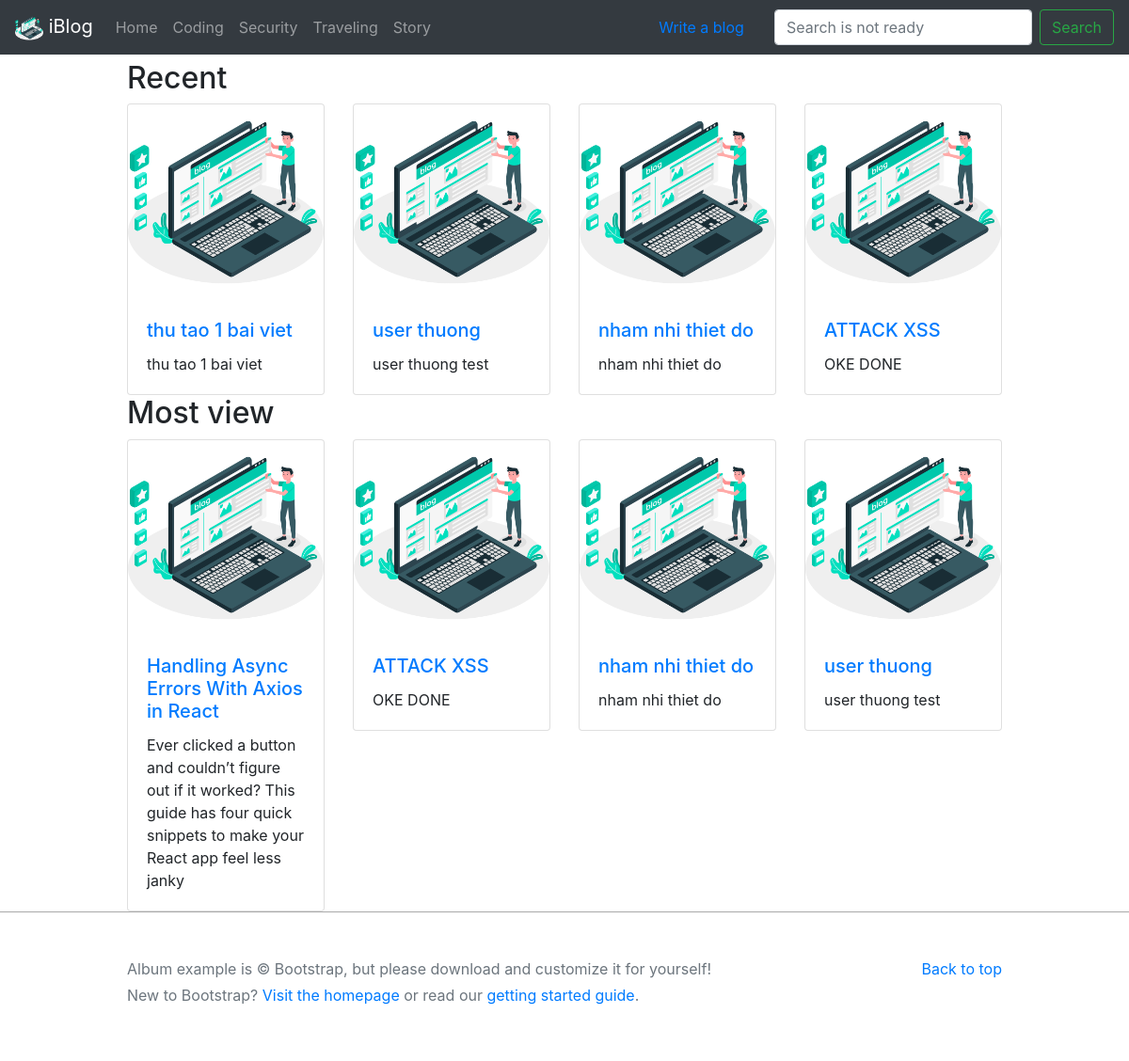
The page / on the database its author committed.
### tables this page shows
CREATE TABLE `tbl_categories` (
  `id` int NOT NULL AUTO_INCREMENT,
  `name` varchar(45) NOT NULL,
  `slug` varchar(45) NOT NULL,
  `create_at` varchar(45) NOT NULL,
  PRIMARY KEY (`id`)
);

CREATE TABLE `tbl_posts` (
  `id` int NOT NULL AUTO_INCREMENT,
  `id_author` int NOT NULL,
  `id_category` int DEFAULT NULL,
  `title` varchar(255) NOT NULL,
  `slug` varchar(255) NOT NULL,
  `brief` varchar(255) DEFAULT NULL,
  `views` int DEFAULT NULL,
  `img` varchar(255) DEFAULT NULL,
  `content` text,
  `create_at` varchar(45) NOT NULL,
  `update_at` varchar(45) DEFAULT NULL,
  `delete_at` varchar(45) DEFAULT NULL,
  PRIMARY KEY (`id`,`slug`),
  UNIQUE KEY `id_UNIQUE` (`id`),
  UNIQUE KEY `slug_UNIQUE` (`slug`),
  KEY `fk_category_id_idx` (`id_category`),
  KEY `fk_author_id_idx` (`id_author`),
  CONSTRAINT `fk_author_id` FOREIGN KEY (`id_author`) REFERENCES `tbl_users` (`id`),
  CONSTRAINT `fk_category_id` FOREIGN KEY (`id_category`) REFERENCES `tbl_categories` (`id`)
);

### controllers/BaseController.php (called while the page is built, shortened)
<?php
class BaseController
{
    public function callModel($model)
    {
        return new $model;
    }
    public function callView($view, $data = [])
    {
        require_once "./views/layouts/" . $view . ".php";
    }
    public function callController($controller)
    {
        return new $controller;
    }
}

### controllers/HomeController.php (called while the page is built)
<?php
class HomeController extends BaseController
{
    public function show()
    {
        $PostModel = $this->callModel("PostModel");
        $recents = $PostModel->listRecents();
        $mostviews = $PostModel->listMostviews();
        $this->callView("master1", [
            "page" => "home",
            "data" => [
                "recent" => $recents,
                "mostview" => $mostviews
            ]
        ]);
    }
}

### core/app.php (called while the page is built, shortened)
<?php
class App
{
    protected $action = "show";
    function __construct()
    {
        $arr = $this->proceedUrl();
        $this->controller = new $this->controller;
        $this->params = $arr ? array_values($arr) : [];
        call_user_func_array([$this->controller, $this->action], $this->params);
    }
    public function proceedUrl()
    {
        $url = null;
        return $url;
    }
}

### index.php (called while the page is built, shortened)
<?php
require_once './core/app.php';
require_once './controllers/BaseController.php';
require_once './models/BaseModel.php';
$myApp = new App();

### controllers/CategoryController.php (called while the page is built, shortened)
<?php
class CategoryController extends BaseController
{
    public function getCategories()
    {
        $PostModel = $this->callModel("PostModel");
        return $PostModel->listCategories();
    }
}

### models/BaseModel.php (called while the page is built, shortened)
<?php
class BaseModel
{
    protected $servername = "localhost";
    protected $username = "php";
    protected $password = "Uitctf2021?";
    protected $dbname = "db_iblog";
    public function connectMysql()
    {
        $this->conMysql = new mysqli($this->servername, $this->username, $this->password, $this->dbname);
    }
}

### models/PostModel.php (called while the page is built, shortened)
<?php
class PostModel extends BaseModel
{
    public function listCategories()
    {
        $stmt = $this->conMysql->prepare("SELECT * FROM tbl_categories");
        $stmt->execute();
        $result = $stmt->get_result();
        while ($row = $result->fetch_assoc()) {
            $arr[] = [
                'name' => $row['name'],
                'slug' => $row['slug']
            ];
        }
        return $arr;
    }
    public function listRecents()
    {
        $stmt = $this->conMysql->prepare("SELECT * FROM tbl_posts where delete_at is null ORDER BY id DESC LIMIT 0, 4");
        $stmt->execute();
        $result = $stmt->get_result();
        if ($result->num_rows) {
            while ($row = $result->fetch_assoc()) {
                $arr[] = [
                    'title' => $row['title'],
                    'slug' => $row['slug'],
                    'brief' => $row['brief'],
                    'img' => $row['img']
                ];
            }
            return $arr;
        }
        return $arr[] = [];
    }
    public function listMostviews()
    {
        $stmt = $this->conMysql->prepare("SELECT * FROM tbl_posts where delete_at is null ORDER BY views ASC LIMIT 0, 4");
        $stmt->execute();
        $result = $stmt->get_result();
        if ($result->num_rows) {
            while ($row = $result->fetch_assoc()) {
                $arr[] = [
                    'title' => $row['title'],
                    'slug' => $row['slug'],
                    'brief' => $row['brief'],
                    'img' => $row['img']
                ];
            }
            return $arr;
        }
        return $arr[] = [];
    }
}

### views/pages/home.php (the view)
<div class="container">
    <h2>Recent</h2>
    <div class="row">
        <?php
        if (isset($data["data"])) {
            foreach ($data["data"]["recent"] as $key => $value) {
                echo '<div class="col-sm-3">';
                echo '<div class="card">';
                echo '<img class="card-img-top" src="/assets/public_img/' . $value["img"] . '" alt="Card image cap">';
                echo '<div class="card-body">';
                echo '<a href="/post/show/' . $value['slug'] . '">';
                echo '<h5 class="card-title">' . htmlspecialchars($value["title"]) . '</h5>';
                echo '</a>';
                echo '<p class="card-text">' . htmlspecialchars($value["brief"]) . '</p>';
                echo '</div>';
                echo '</div>';
                echo '</div>';
            }
        }
        ?>
    </div>
    <h2>Most view</h2>
    <div class="row">
        <?php
        if (isset($data["data"])) {
            foreach ($data["data"]["mostview"] as $key => $value) {
                echo '<div class="col-sm-3">';
                echo '<div class="card">';
                echo '<img class="card-img-top" src="/assets/public_img/' . $value["img"] . '" alt="Card image cap">';
                echo '<div class="card-body">';
                echo '<a href="/post/show/' . $value['slug'] . '">';
                echo '<h5 class="card-title">' . htmlspecialchars($value["title"]) . '</h5>';
                echo '</a>';
                echo '<p class="card-text">' . htmlspecialchars($value["brief"]) . '</p>';
                echo '</div>';
                echo '</div>';
                echo '</div>';
            }
        }
        ?>
    </div>
</div>

### views/layouts/master1.php (shortened to what this page needs)
<!DOCTYPE html>
<head>
    <link rel="stylesheet" href="/assets/css/bootstrap.min.css">
    <link rel="stylesheet" href="/assets/css/font-awesome.min.css">
    <link rel="stylesheet" href="/assets/css/style.css">
</head>
<body>
    <?php
    require_once "./views/blocks/header.php";
    ?>
    <?php
    if (isset($data["page"])) {
        require_once "./views/pages/" . $data["page"] . ".php";
    }
    ?>
    <?php
    require_once "./views/blocks/footer.php";
    ?>
</body>

### views/blocks/header.php (shortened to what this page needs)
<?php
$cat = $this->callController('CategoryController');
$cates = $cat->getCategories();
?>
<nav class="navbar fixed-top navbar-expand-lg navbar-dark bg-dark">
    <a class="navbar-brand" href="/">
        <img src="/assets/icon/logo.png" width="30" height="30" alt="">
        iBlog
    </a>
    <div class="collapse navbar-collapse" id="navbarTogglerDemo02">
        <ul class="navbar-nav mr-auto mt-2 mt-lg-0">
            <?php
            if (strpos(strtolower($_SERVER['REQUEST_URI']), 'home') == true) {
                echo '<li class="nav-item active">';
            } else echo '<li class="nav-item">';
            echo '<a class="nav-link" href="/home">Home</a>';
            echo '</li>';
            if ($cates != null) {
                foreach ($cates as $key => $value) {
                    if (strpos(strtolower($_SERVER['REQUEST_URI']), $value['slug']) == true) {
                        echo '<li class="nav-item active">';
                    } else echo '<li class="nav-item">';
                    echo '<a class="nav-link" href="/category/show/' . $value['slug'] . '">' . htmlspecialchars($value['name']) . '</a>';
                    echo '</li>';
                }
            }
            ?>
        </ul>
        <ul class="my-2 my-md-0 mr-md-3">
            <a class="nav-link" href="/dashboard">Write a blog</a>
        </ul>
        <form class="form-inline my-2 my-lg-0">
            <input class="form-control mr-sm-2" name="search" type="search" placeholder="Search is not ready">
            <button class="btn btn-outline-success my-2 my-sm-0" type="submit">Search</button>
        </form>
    </div>
</nav>

### views/blocks/footer.php (shortened to what this page needs)
<footer class="text-muted">
    <div class="container">
        <p class="float-right">
            <a href="#">Back to top</a>
        </p>
        <p>Album example is &copy; Bootstrap, but please download and customize it for yourself!</p>
        <p>New to Bootstrap? <a href="../../">Visit the homepage</a> or read our <a href="../../getting-started/">getting started guide</a>.</p>
    </div>
</footer>

### assets/css/style.css (style rules this page uses)
body { padding-top: 4rem; margin-bottom: 6px; }
.container { max-width: 960px; }
footer { border-top: 1px solid darkgrey; padding-top: 3rem; padding-bottom: 3rem; }
footer p { margin-bottom: 0.25rem; }

### rows shown on the page
tbl_categories: name "Coding"
tbl_categories: name "Security"
tbl_categories: name "Traveling"
tbl_categories: name "Story"
tbl_posts: img (picture), title "thu tao 1 bai viet", brief "thu tao 1 bai viet"
tbl_posts: img (picture), title "user thuong", brief "user thuong test"
tbl_posts: img (picture), title "nham nhi thiet do", brief "nham nhi thiet do"
tbl_posts: img (picture), title "ATTACK XSS", brief "OKE DONE"
tbl_posts: img (picture), title "Handling Async Errors With Axios in React", brief "Ever clicked a button and couldn’t figure out if it worked? This guide has four quick snippets to make your React app feel less janky"
